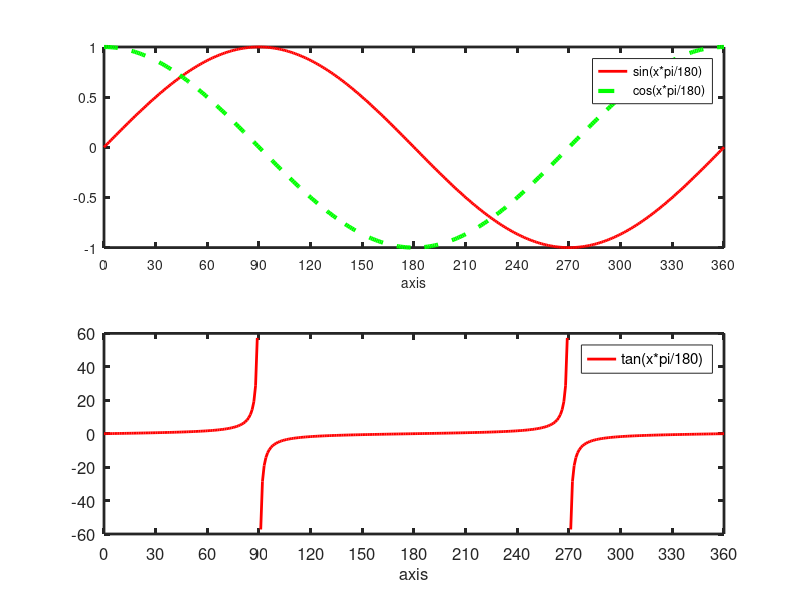

The MATLAB source for this figure:
%{ 
1. Question:
Create the array:
x = [0:360];
y1 = sin(x*pi/180);
y2 = cos(x*pi/180);
y3 = tan(x*pi/180);

Create a figure window with a first set of axes with ax1 = subplot(2,1,1)
Change the sine curve to colour red and width 2
Change the cosine curve to a green dashed line with a width of 3
Change the x-axis limits to 0 to 360
Change x-axis tick intervals to 30
Add an axis label to the x-axis
Use the legend function to add a legend showing which line is which.
Add a second axis below the first ax2 = ( subplot(2,1,2) ) and plot the y3 against x in it.
set the x-axis limts and tick intervals to match those in the first axis, and the ylimits to +/- 60 with ticks at intervals of 20.
Add an x-label, and legend for the line.
increase the font size on the axis to 12 point.
set the linewidths of both axes to 2
%}

% {
% 1. solution
%%
clear
clc
close all


x = [0:360];
y1 = sin(x*pi/180);
y2 = cos(x*pi/180);
y3 = tan(x*pi/180);
figure;  
subplot(2, 1, 1);
plot(x, y1, "r", 'LineWidth',2); hold on
plot(x, y2, "g--", 'LineWidth',3); hold off
set(gca, 'linewidth',2);
axis([0,360,-1,1])
xtick = [0:30:360];
set(gca,'XTickMode','manual','XTick',xtick);
xlabel('axis','FontSize',10);
legend('sin(x*pi/180)','cos(x*pi/180)')

subplot(2, 1, 2); plot(x, y3, "r", 'LineWidth',2); 
set(gca, 'linewidth',2);
axis([0,360,-60,60])
xtick = [0:30:360];
set(gca,'XTickMode','manual','XTick',xtick);
set(gca,'FontSize',12);
ytick = [-60:20:60];
set(gca,'YTickMode','manual','YTick',ytick);
xlabel('axis','FontSize',12);
legend('tan(x*pi/180)')
%%

